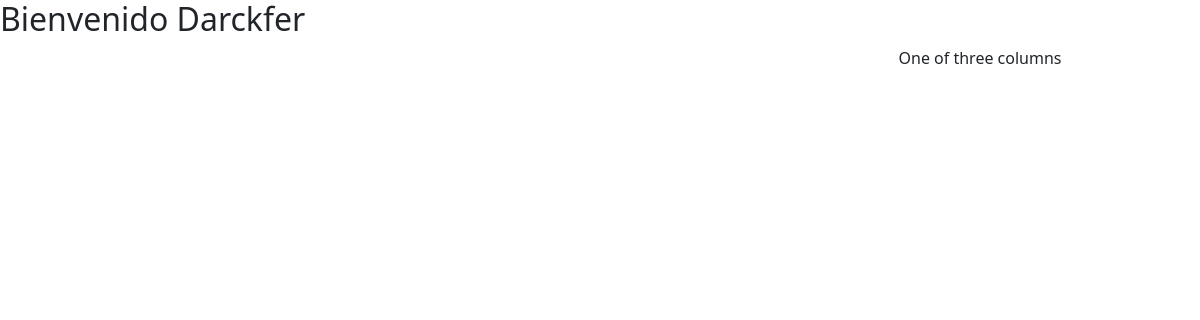
Before: /perfil.php (signed in) with the older database file.
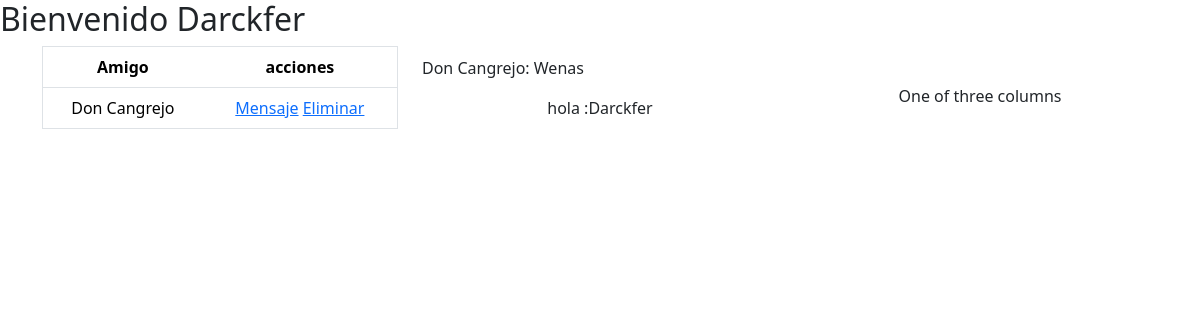
After: the same page with the newer database file.
### tables this page shows
CREATE TABLE `tbl_amistad` (
    `id_amistad` INT(3) NOT NULL PRIMARY KEY AUTO_INCREMENT,
    `id_emisor` INT(3) NOT NULL,
    `id_receptor` INT(3) NOT NULL,
    `boamistad` BOOLEAN NOT NULL,
    CONSTRAINT `fk_amistad_emisor` FOREIGN KEY (`id_emisor`) REFERENCES `tbl_usuarios`(`id_usu`) ON DELETE CASCADE ON UPDATE CASCADE,
    CONSTRAINT `fk_amistad_receptor` FOREIGN KEY (`id_receptor`) REFERENCES `tbl_usuarios`(`id_usu`) ON DELETE CASCADE ON UPDATE CASCADE
);

CREATE TABLE `tbl_usuarios` (
    `id_usu` INT(3) PRIMARY KEY AUTO_INCREMENT,
    `nick_usu` VARCHAR(25) NOT NULL,
    `nom_usu` VARCHAR(50) NOT NULL,
    `email_usu` VARCHAR(100) NOT NULL,
    `pwd_usu` VARCHAR(255) NOT NULL  
);

CREATE TABLE `tbl_chat` (
    `id_chat` INT(3) NOT NULL PRIMARY KEY AUTO_INCREMENT,
    `id_emisor` INT(3) NOT NULL,
    `id_receptor` INT(3) NOT NULL,
    `mensaje_chat` VARCHAR(255) NOT NULL,
    `fecha_hora_chat` DATETIME NOT NULL,
    CONSTRAINT `fk_chat_emisor` FOREIGN KEY (`id_emisor`) REFERENCES `tbl_usuarios`(`id_usu`) ON DELETE CASCADE ON UPDATE CASCADE,
    CONSTRAINT `fk_chat_receptor` FOREIGN KEY (`id_receptor`) REFERENCES `tbl_usuarios`(`id_usu`) ON DELETE CASCADE ON UPDATE CASCADE
);

### procesos_perfil/amigos.php (the view, shortened to what this page needs)
<?php
$id = $_SESSION['id_user'];
$sql = "SELECT a.*,
        u1.nick_usu AS emisor,
        u2.nick_usu AS receptor
        FROM tbl_amistad AS a
        INNER JOIN tbl_usuarios AS u1 ON a.id_emisor = u1.id_usu
        INNER JOIN tbl_usuarios AS u2 ON a.id_receptor = u2.id_usu AND boamistad=1  AND (id_emisor = $id OR id_receptor= $id);";
$stmt = mysqli_prepare($con, $sql);
mysqli_stmt_execute($stmt);
$resultado = mysqli_stmt_get_result($stmt);
foreach ($resultado as $fila) {
?>
    <table class="table" border="1px">
        <thead>
            <tr>
                <th scope="col">Amigo</th>
                <th scope="col">acciones</th>
            </tr>
        </thead>
        <tbody>
            <tr>
                <td><?php echo $fila['id_emisor'] == $id ? $fila['receptor'] : $fila['emisor']; ?></td>
                <td><a href="chat.php?id='<?php echo $fila['id_emisor'] == $id ? $fila['id_receptor'] : $fila['id_emisor']; ?>' &nom=<?php echo $fila['id_emisor'] == $id ? $fila['receptor'] : $fila['emisor']; ?>">Mensaje</a>
                    <a href="eliminar.php?id='<?php echo $fila['id_receptor'] == $id ?  $fila['id_emisor'] : $fila['id_receptor']; ?>'">Eliminar </a>
                </td>
            </tr>
        </tbody>
    </table>
<?php
}

### perfil.php (shortened to what this page needs)
<?php
if (!isset($_SESSION['nick'])) {
    header('location:index.php');
} else {
    include './conexion.php';
    $nick = $_SESSION['nick'];
?>
    <!DOCTYPE html>
    <html lang="en">
    <head>
        <link href="https://cdn.jsdelivr.net/npm/bootstrap@5.3.3/dist/css/bootstrap.min.css" rel="stylesheet">
    </head>
    <body>
        <h2>Bienvenido <?php echo $nick ?></h2>
        <div class="container text-center">
            <div class="row align-items-center">
                <div class="col">
                    <?php
                    include './procesos_perfil/amigos.php';
                    ?>
                </div>
                <div class="col">
                    <?php
                    include './procesos_perfil/chat.php';
                    ?>
                </div>
                <div class="col">
                    One of three columns
                </div>
            </div>
        </div>
    </body>
    </html>
<?php
}
?>

### procesos_perfil/chat.php
<?php
$id = $_SESSION['id_user'];
$sql = "SELECT a.*,
        u1.nick_usu AS emisor,
        u2.nick_usu AS receptor
        FROM tbl_chat AS a
        INNER JOIN tbl_usuarios AS u1 ON a.id_emisor = u1.id_usu
        INNER JOIN tbl_usuarios AS u2 ON a.id_receptor = u2.id_usu  AND (id_emisor = $id OR id_receptor= $id) ORDER BY id_chat DESC;";
$stmt = mysqli_prepare($con, $sql);
mysqli_stmt_execute($stmt);
$resultado = mysqli_stmt_get_result($stmt);
foreach ($resultado as $fila) {
?>
    <div>
        <?php echo $fila['id_emisor'] == $id ?
            "<p style= 'text-align:left'>" . $fila['receptor'] . ": " . $fila['mensaje_chat'] . "</p>"
            : "<p style= 'text-align:rigth'>" . $fila['mensaje_chat'] . " :" . $fila['receptor'] . "</p>"; ?>
    </div>
<?php
}

Changed rows visible on the page:
added tbl_amistad: id_receptor.nick_usu "Don Cangrejo"
added tbl_chat: id_receptor.nick_usu "Don Cangrejo", mensaje_chat "Wenas"
added tbl_chat: mensaje_chat "hola", id_receptor.nick_usu "Darckfer"
